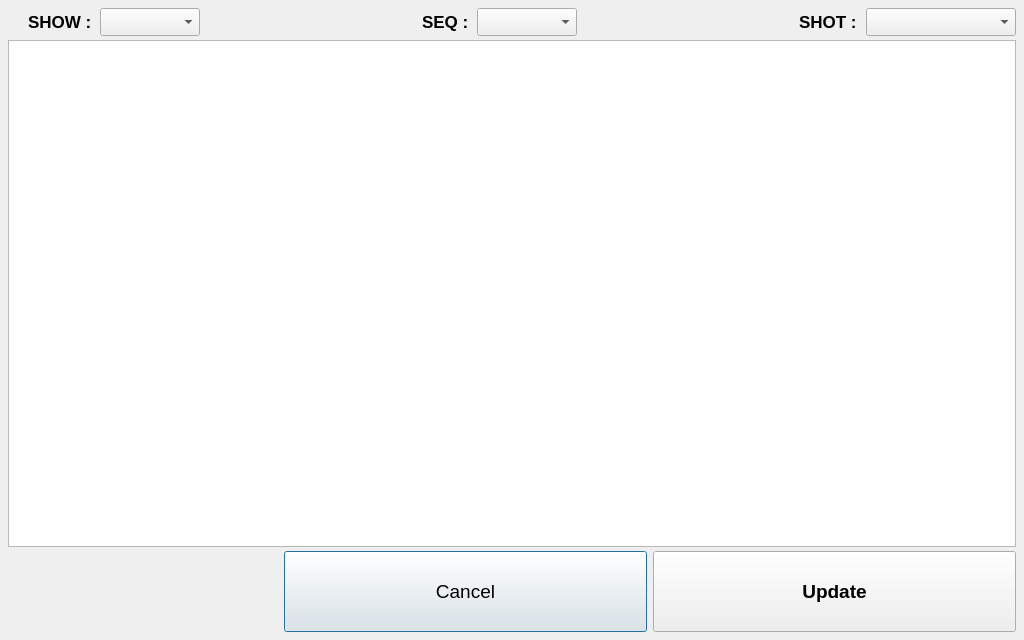
<?xml version="1.0" encoding="UTF-8"?>
<ui version="4.0">
 <class>cacheWindow</class>
 <widget class="QDialog" name="cacheWindow">
  <property name="geometry">
   <rect>
    <x>0</x>
    <y>0</y>
    <width>1024</width>
    <height>640</height>
   </rect>
  </property>
  <property name="windowTitle">
   <string>Cache Update Window</string>
  </property>
  <property name="modal">
   <bool>false</bool>
  </property>
  <layout class="QVBoxLayout" name="verticalLayout">
   <property name="spacing">
    <number>4</number>
   </property>
   <property name="margin">
    <number>8</number>
   </property>
   <item>
    <layout class="QHBoxLayout" name="horizontalLayout_2">
     <item>
      <spacer name="horizontalSpacer_3">
       <property name="orientation">
        <enum>Qt::Horizontal</enum>
       </property>
       <property name="sizeType">
        <enum>QSizePolicy::Fixed</enum>
       </property>
       <property name="sizeHint" stdset="0">
        <size>
         <width>20</width>
         <height>20</height>
        </size>
       </property>
      </spacer>
     </item>
     <item>
      <widget class="QLabel" name="show_label">
       <property name="font">
        <font>
         <pointsize>13</pointsize>
         <weight>75</weight>
         <bold>true</bold>
        </font>
       </property>
       <property name="text">
        <string>SHOW : </string>
       </property>
      </widget>
     </item>
     <item>
      <widget class="QComboBox" name="show_comboBox">
       <property name="minimumSize">
        <size>
         <width>100</width>
         <height>28</height>
        </size>
       </property>
       <property name="maximumSize">
        <size>
         <width>100</width>
         <height>28</height>
        </size>
       </property>
      </widget>
     </item>
     <item>
      <spacer name="horizontalSpacer_4">
       <property name="orientation">
        <enum>Qt::Horizontal</enum>
       </property>
       <property name="sizeHint" stdset="0">
        <size>
         <width>40</width>
         <height>20</height>
        </size>
       </property>
      </spacer>
     </item>
     <item>
      <widget class="QLabel" name="seq_label">
       <property name="font">
        <font>
         <pointsize>13</pointsize>
         <weight>75</weight>
         <bold>true</bold>
        </font>
       </property>
       <property name="text">
        <string>SEQ : </string>
       </property>
      </widget>
     </item>
     <item>
      <widget class="QComboBox" name="seq_comboBox">
       <property name="minimumSize">
        <size>
         <width>100</width>
         <height>28</height>
        </size>
       </property>
       <property name="maximumSize">
        <size>
         <width>100</width>
         <height>28</height>
        </size>
       </property>
      </widget>
     </item>
     <item>
      <spacer name="horizontalSpacer_5">
       <property name="orientation">
        <enum>Qt::Horizontal</enum>
       </property>
       <property name="sizeHint" stdset="0">
        <size>
         <width>40</width>
         <height>20</height>
        </size>
       </property>
      </spacer>
     </item>
     <item>
      <widget class="QLabel" name="shot_label">
       <property name="font">
        <font>
         <pointsize>13</pointsize>
         <weight>75</weight>
         <bold>true</bold>
        </font>
       </property>
       <property name="text">
        <string>SHOT : </string>
       </property>
      </widget>
     </item>
     <item>
      <widget class="QComboBox" name="shot_comboBox">
       <property name="minimumSize">
        <size>
         <width>150</width>
         <height>28</height>
        </size>
       </property>
       <property name="maximumSize">
        <size>
         <width>150</width>
         <height>28</height>
        </size>
       </property>
      </widget>
     </item>
    </layout>
   </item>
   <item>
    <widget class="QTableWidget" name="cache_tableWidget">
     <property name="selectionMode">
      <enum>QAbstractItemView::SingleSelection</enum>
     </property>
    </widget>
   </item>
   <item>
    <layout class="QHBoxLayout" name="horizontalLayout">
     <property name="spacing">
      <number>6</number>
     </property>
     <item>
      <spacer name="horizontalSpacer_2">
       <property name="orientation">
        <enum>Qt::Horizontal</enum>
       </property>
       <property name="sizeType">
        <enum>QSizePolicy::Fixed</enum>
       </property>
       <property name="sizeHint" stdset="0">
        <size>
         <width>20</width>
         <height>20</height>
        </size>
       </property>
      </spacer>
     </item>
     <item>
      <widget class="QLabel" name="logo_label">
       <property name="minimumSize">
        <size>
         <width>230</width>
         <height>81</height>
        </size>
       </property>
       <property name="maximumSize">
        <size>
         <width>230</width>
         <height>81</height>
        </size>
       </property>
       <property name="text">
        <string/>
       </property>
      </widget>
     </item>
     <item>
      <spacer name="horizontalSpacer">
       <property name="orientation">
        <enum>Qt::Horizontal</enum>
       </property>
       <property name="sizeType">
        <enum>QSizePolicy::Fixed</enum>
       </property>
       <property name="sizeHint" stdset="0">
        <size>
         <width>20</width>
         <height>20</height>
        </size>
       </property>
      </spacer>
     </item>
     <item>
      <widget class="QPushButton" name="cancel_pushButton">
       <property name="sizePolicy">
        <sizepolicy hsizetype="Minimum" vsizetype="Preferred">
         <horstretch>0</horstretch>
         <verstretch>0</verstretch>
        </sizepolicy>
       </property>
       <property name="font">
        <font>
         <pointsize>14</pointsize>
        </font>
       </property>
       <property name="text">
        <string>Cancel</string>
       </property>
      </widget>
     </item>
     <item>
      <widget class="QPushButton" name="update_pushButton">
       <property name="sizePolicy">
        <sizepolicy hsizetype="Minimum" vsizetype="Preferred">
         <horstretch>0</horstretch>
         <verstretch>0</verstretch>
        </sizepolicy>
       </property>
       <property name="font">
        <font>
         <pointsize>14</pointsize>
         <weight>75</weight>
         <bold>true</bold>
        </font>
       </property>
       <property name="text">
        <string>Update</string>
       </property>
      </widget>
     </item>
    </layout>
   </item>
  </layout>
 </widget>
 <resources/>
 <connections/>
</ui>
